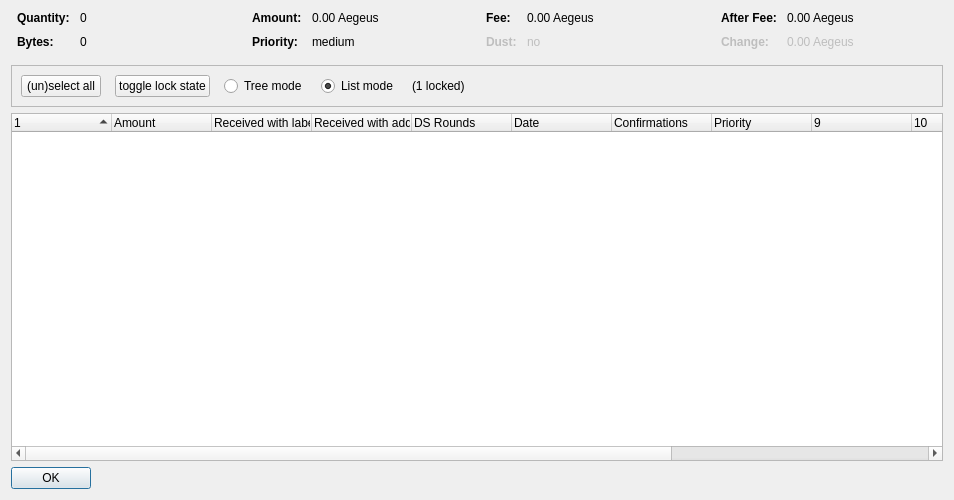
<?xml version="1.0" encoding="UTF-8"?>
<ui version="4.0">
 <class>CoinControlDialog</class>
 <widget class="QDialog" name="CoinControlDialog">
  <property name="geometry">
   <rect>
    <x>0</x>
    <y>0</y>
    <width>954</width>
    <height>500</height>
   </rect>
  </property>
  <property name="windowTitle">
   <string>Coin Selection</string>
  </property>
  <layout class="QVBoxLayout" name="verticalLayout">
   <item>
    <layout class="QHBoxLayout" name="horizontalLayoutTop" stretch="0,0,0,0">
     <property name="topMargin">
      <number>0</number>
     </property>
     <property name="bottomMargin">
      <number>10</number>
     </property>
     <item>
      <layout class="QFormLayout" name="formLayoutCoinControl1">
       <property name="horizontalSpacing">
        <number>10</number>
       </property>
       <property name="verticalSpacing">
        <number>10</number>
       </property>
       <property name="leftMargin">
        <number>6</number>
       </property>
       <property name="rightMargin">
        <number>6</number>
       </property>
       <item row="0" column="0">
        <widget class="QLabel" name="labelCoinControlQuantityText">
         <property name="font">
          <font>
           <weight>75</weight>
           <bold>true</bold>
          </font>
         </property>
         <property name="text">
          <string>Quantity:</string>
         </property>
        </widget>
       </item>
       <item row="0" column="1">
        <widget class="QLabel" name="labelCoinControlQuantity">
         <property name="cursor">
          <cursorShape>IBeamCursor</cursorShape>
         </property>
         <property name="contextMenuPolicy">
          <enum>Qt::ActionsContextMenu</enum>
         </property>
         <property name="text">
          <string notr="true">0</string>
         </property>
         <property name="textInteractionFlags">
          <set>Qt::LinksAccessibleByMouse|Qt::TextSelectableByKeyboard|Qt::TextSelectableByMouse</set>
         </property>
        </widget>
       </item>
       <item row="1" column="0">
        <widget class="QLabel" name="labelCoinControlBytesText">
         <property name="font">
          <font>
           <weight>75</weight>
           <bold>true</bold>
          </font>
         </property>
         <property name="text">
          <string>Bytes:</string>
         </property>
        </widget>
       </item>
       <item row="1" column="1">
        <widget class="QLabel" name="labelCoinControlBytes">
         <property name="cursor">
          <cursorShape>IBeamCursor</cursorShape>
         </property>
         <property name="contextMenuPolicy">
          <enum>Qt::ActionsContextMenu</enum>
         </property>
         <property name="text">
          <string notr="true">0</string>
         </property>
         <property name="textInteractionFlags">
          <set>Qt::LinksAccessibleByMouse|Qt::TextSelectableByKeyboard|Qt::TextSelectableByMouse</set>
         </property>
        </widget>
       </item>
      </layout>
     </item>
     <item>
      <layout class="QFormLayout" name="formLayoutCoinControl2">
       <property name="horizontalSpacing">
        <number>10</number>
       </property>
       <property name="verticalSpacing">
        <number>10</number>
       </property>
       <property name="leftMargin">
        <number>6</number>
       </property>
       <property name="rightMargin">
        <number>6</number>
       </property>
       <item row="0" column="0">
        <widget class="QLabel" name="labelCoinControlAmountText">
         <property name="font">
          <font>
           <weight>75</weight>
           <bold>true</bold>
          </font>
         </property>
         <property name="text">
          <string>Amount:</string>
         </property>
        </widget>
       </item>
       <item row="0" column="1">
        <widget class="QLabel" name="labelCoinControlAmount">
         <property name="cursor">
          <cursorShape>IBeamCursor</cursorShape>
         </property>
         <property name="contextMenuPolicy">
          <enum>Qt::ActionsContextMenu</enum>
         </property>
         <property name="text">
          <string notr="true">0.00 Aegeus</string>
         </property>
         <property name="textInteractionFlags">
          <set>Qt::LinksAccessibleByMouse|Qt::TextSelectableByKeyboard|Qt::TextSelectableByMouse</set>
         </property>
        </widget>
       </item>
       <item row="1" column="0">
        <widget class="QLabel" name="labelCoinControlPriorityText">
         <property name="font">
          <font>
           <weight>75</weight>
           <bold>true</bold>
          </font>
         </property>
         <property name="text">
          <string>Priority:</string>
         </property>
        </widget>
       </item>
       <item row="1" column="1">
        <widget class="QLabel" name="labelCoinControlPriority">
         <property name="cursor">
          <cursorShape>IBeamCursor</cursorShape>
         </property>
         <property name="contextMenuPolicy">
          <enum>Qt::ActionsContextMenu</enum>
         </property>
         <property name="text">
          <string>medium</string>
         </property>
         <property name="textInteractionFlags">
          <set>Qt::LinksAccessibleByMouse|Qt::TextSelectableByKeyboard|Qt::TextSelectableByMouse</set>
         </property>
        </widget>
       </item>
      </layout>
     </item>
     <item>
      <layout class="QFormLayout" name="formLayoutCoinControl3">
       <property name="horizontalSpacing">
        <number>10</number>
       </property>
       <property name="verticalSpacing">
        <number>10</number>
       </property>
       <property name="leftMargin">
        <number>6</number>
       </property>
       <property name="rightMargin">
        <number>6</number>
       </property>
       <item row="0" column="0">
        <widget class="QLabel" name="labelCoinControlFeeText">
         <property name="font">
          <font>
           <weight>75</weight>
           <bold>true</bold>
          </font>
         </property>
         <property name="text">
          <string>Fee:</string>
         </property>
        </widget>
       </item>
       <item row="0" column="1">
        <widget class="QLabel" name="labelCoinControlFee">
         <property name="cursor">
          <cursorShape>IBeamCursor</cursorShape>
         </property>
         <property name="contextMenuPolicy">
          <enum>Qt::ActionsContextMenu</enum>
         </property>
         <property name="text">
          <string notr="true">0.00 Aegeus</string>
         </property>
         <property name="textInteractionFlags">
          <set>Qt::LinksAccessibleByMouse|Qt::TextSelectableByKeyboard|Qt::TextSelectableByMouse</set>
         </property>
        </widget>
       </item>
       <item row="1" column="0">
        <widget class="QLabel" name="labelCoinControlLowOutputText">
         <property name="enabled">
          <bool>false</bool>
         </property>
         <property name="font">
          <font>
           <weight>75</weight>
           <bold>true</bold>
          </font>
         </property>
         <property name="text">
          <string>Dust:</string>
         </property>
        </widget>
       </item>
       <item row="1" column="1">
        <widget class="QLabel" name="labelCoinControlLowOutput">
         <property name="enabled">
          <bool>false</bool>
         </property>
         <property name="cursor">
          <cursorShape>IBeamCursor</cursorShape>
         </property>
         <property name="contextMenuPolicy">
          <enum>Qt::ActionsContextMenu</enum>
         </property>
         <property name="text">
          <string>no</string>
         </property>
         <property name="textInteractionFlags">
          <set>Qt::LinksAccessibleByMouse|Qt::TextSelectableByKeyboard|Qt::TextSelectableByMouse</set>
         </property>
        </widget>
       </item>
      </layout>
     </item>
     <item>
      <layout class="QFormLayout" name="formLayoutCoinControl4">
       <property name="horizontalSpacing">
        <number>10</number>
       </property>
       <property name="verticalSpacing">
        <number>10</number>
       </property>
       <property name="leftMargin">
        <number>6</number>
       </property>
       <property name="rightMargin">
        <number>6</number>
       </property>
       <item row="0" column="0">
        <widget class="QLabel" name="labelCoinControlAfterFeeText">
         <property name="font">
          <font>
           <weight>75</weight>
           <bold>true</bold>
          </font>
         </property>
         <property name="text">
          <string>After Fee:</string>
         </property>
        </widget>
       </item>
       <item row="0" column="1">
        <widget class="QLabel" name="labelCoinControlAfterFee">
         <property name="cursor">
          <cursorShape>IBeamCursor</cursorShape>
         </property>
         <property name="contextMenuPolicy">
          <enum>Qt::ActionsContextMenu</enum>
         </property>
         <property name="text">
          <string notr="true">0.00 Aegeus</string>
         </property>
         <property name="textInteractionFlags">
          <set>Qt::LinksAccessibleByMouse|Qt::TextSelectableByKeyboard|Qt::TextSelectableByMouse</set>
         </property>
        </widget>
       </item>
       <item row="1" column="0">
        <widget class="QLabel" name="labelCoinControlChangeText">
         <property name="enabled">
          <bool>false</bool>
         </property>
         <property name="font">
          <font>
           <weight>75</weight>
           <bold>true</bold>
          </font>
         </property>
         <property name="text">
          <string>Change:</string>
         </property>
        </widget>
       </item>
       <item row="1" column="1">
        <widget class="QLabel" name="labelCoinControlChange">
         <property name="enabled">
          <bool>false</bool>
         </property>
         <property name="cursor">
          <cursorShape>IBeamCursor</cursorShape>
         </property>
         <property name="contextMenuPolicy">
          <enum>Qt::ActionsContextMenu</enum>
         </property>
         <property name="text">
          <string notr="true">0.00 Aegeus</string>
         </property>
         <property name="textInteractionFlags">
          <set>Qt::LinksAccessibleByMouse|Qt::TextSelectableByKeyboard|Qt::TextSelectableByMouse</set>
         </property>
        </widget>
       </item>
      </layout>
     </item>
    </layout>
   </item>
   <item>
    <widget class="QFrame" name="frame">
     <property name="minimumSize">
      <size>
       <width>0</width>
       <height>40</height>
      </size>
     </property>
     <property name="frameShape">
      <enum>QFrame::StyledPanel</enum>
     </property>
     <property name="frameShadow">
      <enum>QFrame::Sunken</enum>
     </property>
     <layout class="QHBoxLayout" name="horizontalLayout">
      <item>
       <layout class="QHBoxLayout" name="horizontalLayoutPanel" stretch="0,0,0,0,0,0">
        <property name="spacing">
         <number>14</number>
        </property>
        <item>
         <widget class="QPushButton" name="pushButtonSelectAll">
          <property name="sizePolicy">
           <sizepolicy hsizetype="Maximum" vsizetype="Fixed">
            <horstretch>0</horstretch>
            <verstretch>0</verstretch>
           </sizepolicy>
          </property>
          <property name="text">
           <string>(un)select all</string>
          </property>
          <property name="autoDefault">
           <bool>false</bool>
          </property>
         </widget>
        </item>
        <item>
         <widget class="QPushButton" name="pushButtonToggleLock">
          <property name="sizePolicy">
           <sizepolicy hsizetype="Maximum" vsizetype="Fixed">
            <horstretch>0</horstretch>
            <verstretch>0</verstretch>
           </sizepolicy>
          </property>
          <property name="text">
           <string>toggle lock state</string>
          </property>
          <property name="autoDefault">
           <bool>false</bool>
          </property>
         </widget>
        </item>
        <item>
         <widget class="QRadioButton" name="radioTreeMode">
          <property name="sizePolicy">
           <sizepolicy hsizetype="Maximum" vsizetype="Fixed">
            <horstretch>0</horstretch>
            <verstretch>0</verstretch>
           </sizepolicy>
          </property>
          <property name="text">
           <string>Tree mode</string>
          </property>
         </widget>
        </item>
        <item>
         <widget class="QRadioButton" name="radioListMode">
          <property name="sizePolicy">
           <sizepolicy hsizetype="Maximum" vsizetype="Fixed">
            <horstretch>0</horstretch>
            <verstretch>0</verstretch>
           </sizepolicy>
          </property>
          <property name="text">
           <string>List mode</string>
          </property>
          <property name="checked">
           <bool>true</bool>
          </property>
         </widget>
        </item>
        <item>
         <widget class="QLabel" name="labelLocked">
          <property name="text">
           <string>(1 locked)</string>
          </property>
         </widget>
        </item>
        <item>
         <spacer name="horizontalSpacer">
          <property name="orientation">
           <enum>Qt::Horizontal</enum>
          </property>
          <property name="sizeHint" stdset="0">
           <size>
            <width>40</width>
            <height>20</height>
           </size>
          </property>
         </spacer>
        </item>
       </layout>
      </item>
     </layout>
    </widget>
   </item>
   <item>
    <widget class="CoinControlTreeWidget" name="treeWidget">
     <property name="contextMenuPolicy">
      <enum>Qt::CustomContextMenu</enum>
     </property>
     <property name="sortingEnabled">
      <bool>false</bool>
     </property>
     <property name="columnCount">
      <number>13</number>
     </property>
     <attribute name="headerShowSortIndicator" stdset="0">
      <bool>true</bool>
     </attribute>
     <attribute name="headerStretchLastSection">
      <bool>false</bool>
     </attribute>
     <column>
      <property name="text">
       <string/>
      </property>
     </column>
     <column>
      <property name="text">
       <string>Amount</string>
      </property>
     </column>
     <column>
      <property name="text">
       <string>Received with label</string>
      </property>
     </column>
     <column>
      <property name="text">
       <string>Received with address</string>
      </property>
     </column>
     <column>
      <property name="text">
       <string>DS Rounds</string>
      </property>
     </column>
     <column>
      <property name="text">
       <string>Date</string>
      </property>
     </column>
     <column>
      <property name="text">
       <string>Confirmations</string>
      </property>
      <property name="toolTip">
       <string>Confirmed</string>
      </property>
     </column>
     <column>
      <property name="text">
       <string>Priority</string>
      </property>
     </column>
     <column>
      <property name="text">
       <string/>
      </property>
     </column>
     <column>
      <property name="text">
       <string/>
      </property>
     </column>
     <column>
      <property name="text">
       <string/>
      </property>
     </column>
     <column>
      <property name="text">
       <string/>
      </property>
     </column>
     <column>
      <property name="text">
       <string/>
      </property>
     </column>
    </widget>
   </item>
   <item>
    <widget class="QDialogButtonBox" name="buttonBox">
     <property name="sizePolicy">
      <sizepolicy hsizetype="Maximum" vsizetype="Fixed">
       <horstretch>0</horstretch>
       <verstretch>0</verstretch>
      </sizepolicy>
     </property>
     <property name="orientation">
      <enum>Qt::Horizontal</enum>
     </property>
     <property name="standardButtons">
      <set>QDialogButtonBox::Ok</set>
     </property>
    </widget>
   </item>
  </layout>
 </widget>
 <customwidgets>
  <customwidget>
   <class>CoinControlTreeWidget</class>
   <extends>QTreeWidget</extends>
   <header>coincontroltreewidget.h</header>
  </customwidget>
 </customwidgets>
 <resources/>
 <connections/>
</ui>
